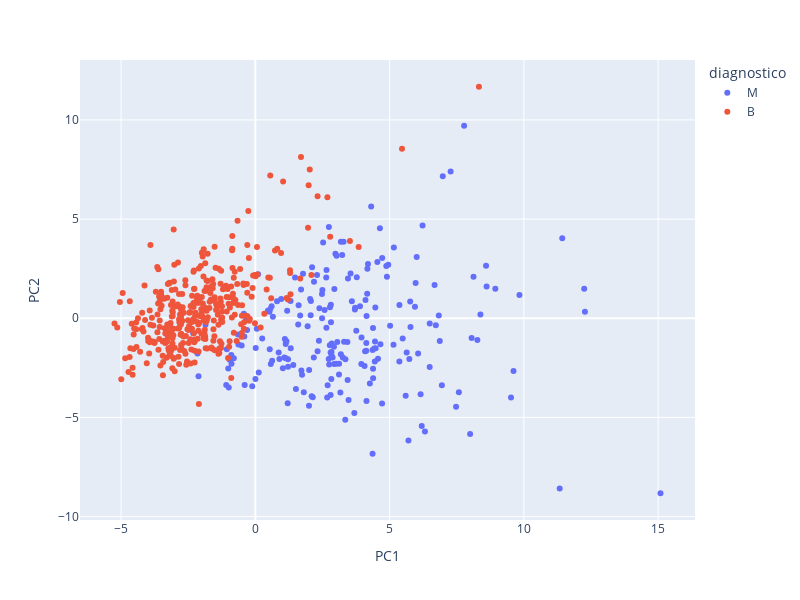

Write notebook code for a chart like this one.
### Markdown cell above
###### Visualizamos en 2D

### Code cell
# Visualizamos en 2D
import plotly.express as px

px.scatter(
    df_plot.dropna(),
    x="PC1",
    y="PC2",
    height=600,
    width=800,
    color="diagnostico",
    hover_data=["conteo", "test"],
)

### Figure 1 — Plotly figure (JSON) as saved in the notebook; plotly's stock layout.template omitted (floating-point values rounded to 4 significant figures; data arrays with more than 128 entries replaced by an {"elided": "..."} marker saying what was removed)
{"data": [{"customdata": {"elided": "212x2 mixed values"}, "hovertemplate": "diagnostico=M<br>PC1=%{x}<br>PC2=%{y}<br>conteo=%{customdata[0]}<br>test=%{customdata[1]}<extra></extra>", "legendgroup": "M", "marker": {"color": "#636efa", "symbol": "circle"}, "mode": "markers", "name": "M", "orientation": "v", "showlegend": true, "type": "scatter", "x": {"elided": "212 float values"}, "xaxis": "x", "y": {"elided": "212 float values"}, "yaxis": "y"}, {"customdata": {"elided": "357x2 mixed values"}, "hovertemplate": "diagnostico=B<br>PC1=%{x}<br>PC2=%{y}<br>conteo=%{customdata[0]}<br>test=%{customdata[1]}<extra></extra>", "legendgroup": "B", "marker": {"color": "#EF553B", "symbol": "circle"}, "mode": "markers", "name": "B", "orientation": "v", "showlegend": true, "type": "scatter", "x": {"elided": "357 float values"}, "xaxis": "x", "y": {"elided": "357 float values"}, "yaxis": "y"}], "layout": {"height": 600, "legend": {"title": {"text": "diagnostico"}, "tracegroupgap": 0}, "margin": {"t": 60}, "width": 800, "xaxis": {"anchor": "y", "domain": [0, 1], "title": {"text": "PC1"}}, "yaxis": {"anchor": "x", "domain": [0, 1], "title": {"text": "PC2"}}}}
